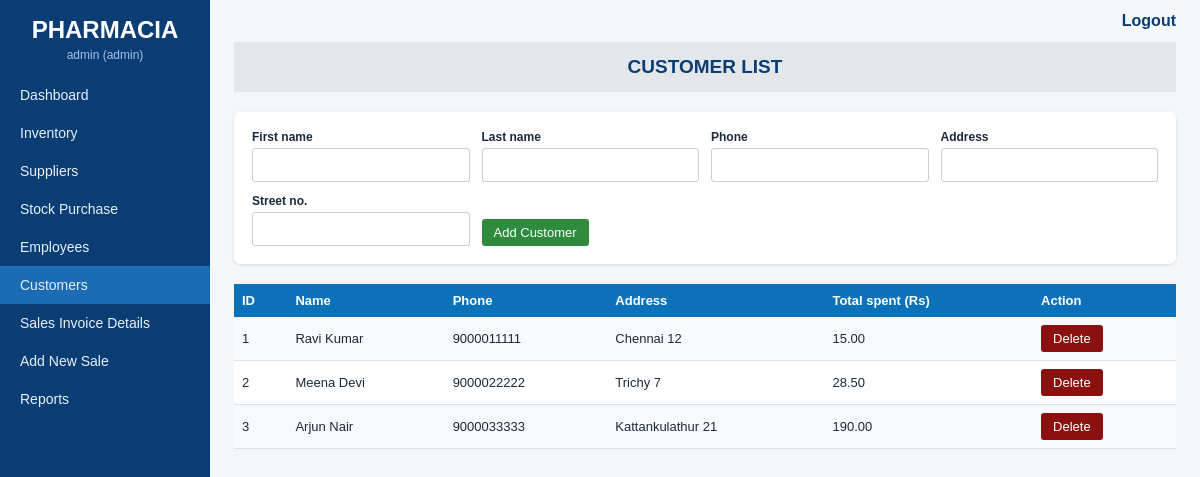
/customers.php (signed in), run on the app's committed database.
### tables this page shows
CREATE TABLE customer (
  customer_id INT AUTO_INCREMENT PRIMARY KEY,
  first_name VARCHAR(50) NOT NULL,
  last_name VARCHAR(50) NOT NULL,
  contact_no VARCHAR(15) NOT NULL UNIQUE,
  address VARCHAR(100),
  street_no VARCHAR(20)
);

### customers.php (the view, shortened to what this page needs)
<?php require 'config.php'; require_login();
page_start('Customer List', 'customers.php'); ?>
<div class="card"><form method="post" class="grid"><input type="hidden" name="action" value="add">
<div><label>First name</label><input name="fn" required></div><div><label>Last name</label><input name="ln" required></div><div><label>Phone</label><input name="phone" required></div>
<div><label>Address</label><input name="address"></div><div><label>Street no.</label><input name="street"></div><div><button class="btn green">Add Customer</button></div></form></div>
<table><tr><th>ID</th><th>Name</th><th>Phone</th><th>Address</th><th>Total spent (Rs)</th><?php if (is_admin()) echo '<th>Action</th>'; ?></tr>
<?php foreach (rows('SELECT c.*, GetCustomerTotalSpent(c.customer_id) AS spent FROM customer c ORDER BY customer_id') as $r): ?>
<tr><td><?= $r['customer_id'] ?></td><td><?= h($r['first_name'] . ' ' . $r['last_name']) ?></td><td><?= h($r['contact_no']) ?></td><td><?= h($r['address'] . ' ' . $r['street_no']) ?></td><td><?= number_format($r['spent'], 2) ?></td>
<?php if (is_admin()): ?><td><form method="post" style="display:inline" onsubmit="return confirm('Delete customer?')"><button class="btn red">Delete</button></form></td><?php endif; ?></tr>
<?php endforeach; ?></table><?php page_end();

### style.css (style rules this page uses)
* { box-sizing:border-box }
body { margin:0;font-family:Arial,Helvetica,sans-serif;background:#f4f6f8;color:#1b2a3a }
table { border-collapse:collapse;width:100%;background:#fff;font-size:13px }
th { background:#0b72b9;color:#fff;text-align:left;padding:9px 8px }
td { padding:8px;border-bottom:1px solid #dde3e8 }
tr:nth-child(even) td { background:#f7fafc }
.btn { display:inline-block;border:0;border-radius:3px;padding:6px 12px;color:#fff;font-size:13px;cursor:pointer;text-decoration:none }
.btn.green { background:#2e8b3d }
.btn.red { background:#8b1010 }
.card { background:#fff;border-radius:6px;padding:18px;margin-bottom:20px;box-shadow:0 1px 3px rgba(0,0,0,.12) }
form.grid { display:grid;grid-template-columns:repeat(auto-fit,minmax(190px,1fr));gap:12px;align-items:end }
label { font-size:12px;font-weight:bold;display:block;margin-bottom:4px }
input,select { width:100%;padding:8px;border:1px solid #c5ced6;border-radius:3px;font-size:14px }

### data on the page
customer: customer_id "1", first_name+last_name "Ravi Kumar", contact_no "9000011111", address+street_no "Chennai 12", spent "15.00"
customer: customer_id "2", first_name+last_name "Meena Devi", contact_no "9000022222", address+street_no "Trichy 7", spent "28.50"
customer: customer_id "3", first_name+last_name "Arjun Nair", contact_no "9000033333", address+street_no "Kattankulathur 21", spent "190.00"

### other printed values
$u['username'] "admin"
$u['role'] "admin"
$n[1] "Dashboard"
$n[1] "Inventory"
$n[1] "Suppliers"
$n[1] "Stock Purchase"
$n[1] "Employees"
$n[1] "Customers"
$n[1] "Sales Invoice Details"
$n[1] "Add New Sale"
$n[1] "Reports"
$title "CUSTOMER LIST"
